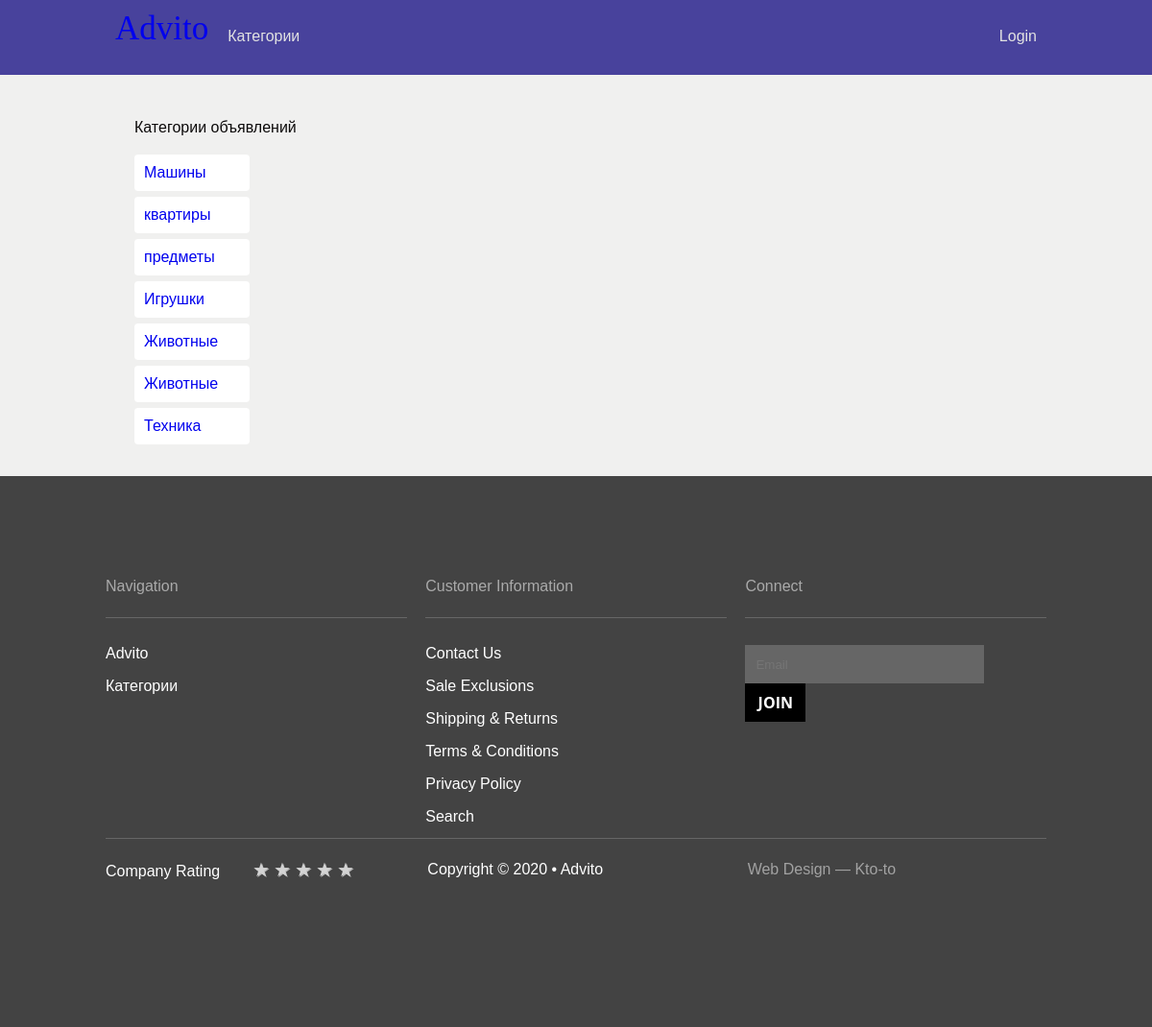
The page /category/ on the database its author committed.
### advito/models.py (models this page shows, shortened)
class Category(models.Model):
    name = models.TextField(max_length=64, verbose_name='название')

### advito/views.py (the view)
# urls.py: path('category/', views.category, name='category'),
def category(request):
    categ_queryset = Category.objects.all()
    template = loader.get_template('advito/cat.html')
    context = {
        'categ': categ_queryset,
    }
    return HttpResponse(template.render(context))

### advito/templates/advito/cat.html (shortened to what this page needs)
{% extends 'advito/layout.html' %}
{% block unique_content %}
    <p>Категории объявлений</p>
    <ul class="cat-set">
     {% for cat in categ %}
        <li class="cat">
            <a href="{% url 'categ' cat.id %}">{{ cat.name }}</a>
        </li>
     {% endfor %}
    </ul>
{% endblock unique_content %}

### advito/static/advito/css/style.css (style rules this page uses)
body { font-family: 'Montserrat', sans-serif; margin: 0; padding: 0; color: #0d0b0b; }
li { list-style-type: none; }
a { text-decoration: none; }
ul { padding: 0; margin: 0; }
.cat-set { display: flex; flex-direction: column; }
.cat { padding: 10px; background-color: white; width: 100px; margin: 3px 0; border-radius: 4px; }

### rows shown on the page
Category: name "Машины"
Category: name "квартиры"
Category: name "предметы"
Category: name "Игрушки"
Category: name "Животные"
Category: name "Животные"
Category: name "Техника"
